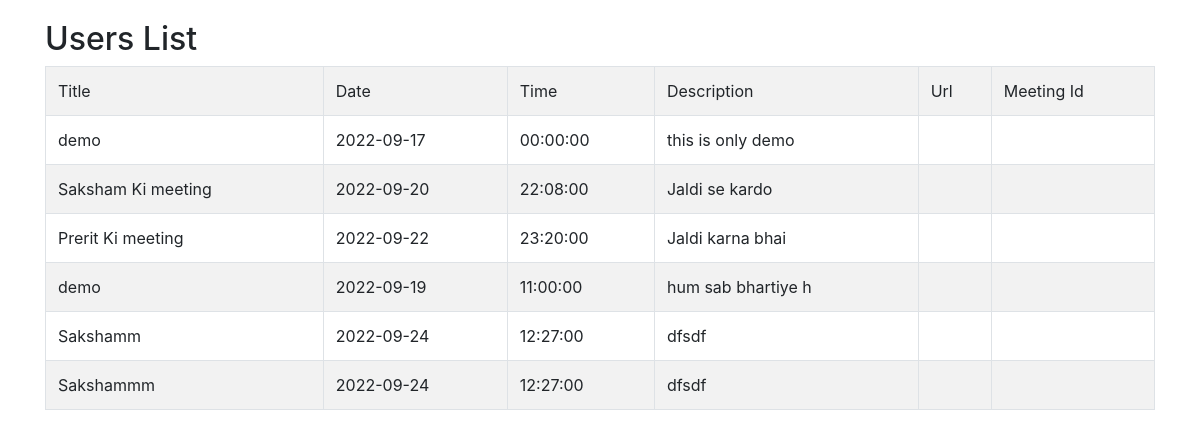
The page /table/index.php on the database its author committed.
### tables this page shows
CREATE TABLE `sch_detail` (
  `id` int(11) NOT NULL,
  `title` varchar(50) NOT NULL,
  `date` date NOT NULL,
  `time` time NOT NULL,
  `location` varchar(20) NOT NULL,
  `des` varchar(200) NOT NULL
);

### table/index.php (the view, shortened to what this page needs)
<!DOCTYPE html>
<html lang="en">
<head>
<link rel="stylesheet" href="https://stackpath.bootstrapcdn.com/bootstrap/4.3.1/css/bootstrap.min.css">
</head>
<body>
<div class="bs-example">
<div class="container">
<div class="row">
<div class="col-md-12">
<div class="page-header clearfix">
<h2 class="pull-left">Users List</h2>
</div>
<?php
include_once 'conn.php';
$result = mysqli_query($conn,"SELECT * FROM sch_detail");
?>
<?php
if (mysqli_num_rows($result) > 0) {
?>
<table class='table table-bordered table-striped'>
<tr>
<td>Title</td>
<td>Date</td>
<td>Time</td>
<td>Description</td>
<td>Url</td>
<td>Meeting Id</td>
</tr>
<?php
while($row = mysqli_fetch_array($result)) {
?>
<tr>
<td><?php echo $row["title"]; ?></td>
<td><?php echo $row["date"]; ?></td>
<td><?php echo $row["time"]; ?></td>
<td><?php echo $row["des"]; ?></td>
<td><?php echo $row["url"]; ?></td>
<td><?php echo $row["meeting_id"]; ?></td>
</tr>
<?php
}
?>
</table>
<?php
}
else{
echo "No result found";
}
?>
</div>
</div>
</div>
</div>
</body>
</html>

### table/index.php (style rules this page uses)
.bs-example { margin: 20px; }

### rows shown on the page
sch_detail: title "demo", date "2022-09-17", time "00:00:00", des "this is only demo"
sch_detail: title "Saksham Ki meeting", date "2022-09-20", time "22:08:00", des "Jaldi se kardo"
sch_detail: title "Prerit Ki meeting", date "2022-09-22", time "23:20:00", des "Jaldi karna bhai"
sch_detail: title "demo", date "2022-09-19", time "11:00:00", des "hum sab bhartiye h"
sch_detail: title "Sakshamm", date "2022-09-24", time "12:27:00", des "dfsdf"
sch_detail: title "Sakshammm", date "2022-09-24", time "12:27:00", des "dfsdf"
